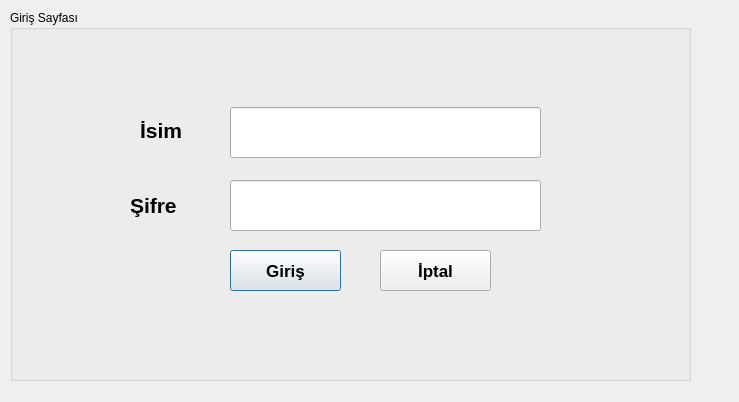
<?xml version="1.0" encoding="UTF-8"?>
<ui version="4.0">
 <class>Login</class>
 <widget class="QDialog" name="Login">
  <property name="geometry">
   <rect>
    <x>0</x>
    <y>0</y>
    <width>739</width>
    <height>402</height>
   </rect>
  </property>
  <property name="windowTitle">
   <string>Giriş</string>
  </property>
  <widget class="QGroupBox" name="groupBox">
   <property name="geometry">
    <rect>
     <x>10</x>
     <y>10</y>
     <width>681</width>
     <height>371</height>
    </rect>
   </property>
   <property name="title">
    <string>Giriş Sayfası</string>
   </property>
   <widget class="QLineEdit" name="lineName">
    <property name="geometry">
     <rect>
      <x>220</x>
      <y>97</y>
      <width>311</width>
      <height>51</height>
     </rect>
    </property>
   </widget>
   <widget class="QLineEdit" name="linePassword">
    <property name="geometry">
     <rect>
      <x>220</x>
      <y>170</y>
      <width>311</width>
      <height>51</height>
     </rect>
    </property>
    <property name="echoMode">
     <enum>QLineEdit::Password</enum>
    </property>
   </widget>
   <widget class="QLabel" name="label">
    <property name="geometry">
     <rect>
      <x>130</x>
      <y>100</y>
      <width>121</width>
      <height>41</height>
     </rect>
    </property>
    <property name="font">
     <font>
      <pointsize>16</pointsize>
      <bold>true</bold>
     </font>
    </property>
    <property name="text">
     <string>İsim</string>
    </property>
   </widget>
   <widget class="QLabel" name="label_2">
    <property name="geometry">
     <rect>
      <x>120</x>
      <y>180</y>
      <width>81</width>
      <height>31</height>
     </rect>
    </property>
    <property name="font">
     <font>
      <pointsize>16</pointsize>
      <bold>true</bold>
     </font>
    </property>
    <property name="text">
     <string>Şifre</string>
    </property>
   </widget>
   <widget class="QPushButton" name="BtnLogin">
    <property name="geometry">
     <rect>
      <x>220</x>
      <y>240</y>
      <width>111</width>
      <height>41</height>
     </rect>
    </property>
    <property name="font">
     <font>
      <pointsize>13</pointsize>
      <bold>true</bold>
     </font>
    </property>
    <property name="text">
     <string>Giriş</string>
    </property>
   </widget>
   <widget class="QPushButton" name="BtnCancel">
    <property name="geometry">
     <rect>
      <x>370</x>
      <y>240</y>
      <width>111</width>
      <height>41</height>
     </rect>
    </property>
    <property name="font">
     <font>
      <pointsize>13</pointsize>
      <bold>true</bold>
     </font>
    </property>
    <property name="text">
     <string>İptal</string>
    </property>
   </widget>
  </widget>
 </widget>
 <resources/>
 <connections/>
</ui>
